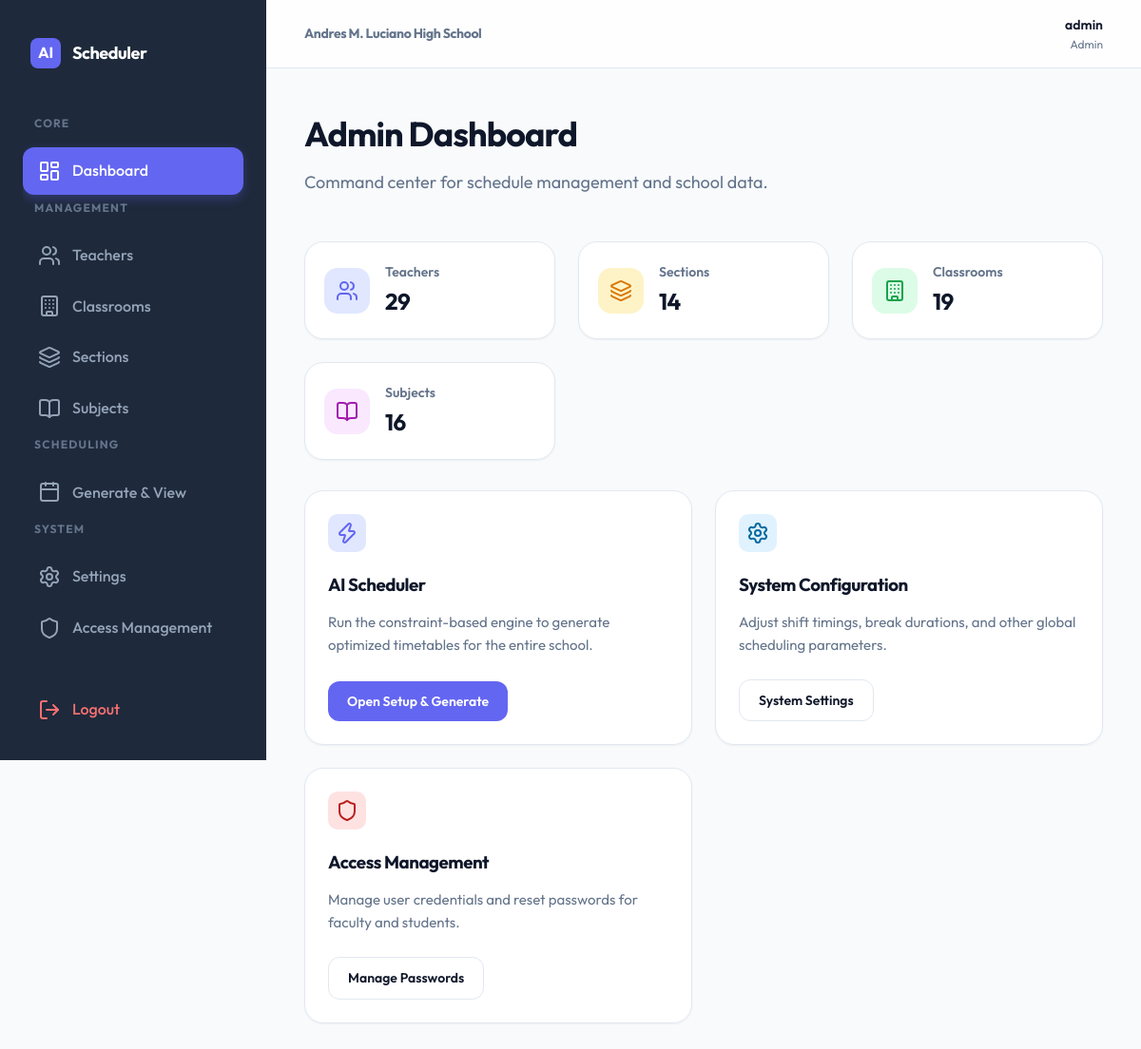
The page /admin (signed in) on the database its author committed.
### models.py (models this page shows)
class Setting(db.Model):
    id = db.Column(db.Integer, primary_key=True)
    key = db.Column(db.String(50), unique=True, nullable=False)
    value = db.Column(db.String(255), nullable=False)

class User(db.Model, UserMixin):
    id = db.Column(db.Integer, primary_key=True)
    username = db.Column(db.String(50), unique=True, nullable=False)
    password = db.Column(db.String(200), nullable=False)
    role = db.Column(db.String(20), nullable=False) # 'admin', 'teacher', 'student'
    related_id = db.Column(db.Integer, nullable=True) # ID of Teacher or Section etc.
    is_active = db.Column(db.Boolean, default=True)

### app.py (the view)
@app.route('/admin')
@login_required
def admin_dashboard():
    if current_user.role != 'admin':
        return redirect(url_for('index'))
    teachers = Teacher.query.all()
    sections = Section.query.all()
    classrooms = Classroom.query.all()
    subjects = Subject.query.all()
    return render_template('admin_dashboard.html',
                           teachers=teachers,
                           sections=sections,
                           classrooms=classrooms,
                           subjects=subjects)

### app.py (called while the page is built)
@login_manager.user_loader
def load_user(user_id):
    user = User.query.get(int(user_id))
    if user and user.is_active:
        return user
    return None

@app.context_processor
def inject_school_name():
    setting = Setting.query.filter_by(key='school_name').first()
    sy_setting = Setting.query.filter_by(key='school_year').first()
    return {
        'school_name': setting.value if setting else 'Andres M. Luciano High School',
        'school_year': sy_setting.value if sy_setting else 'S.Y. 2024-2025',
        'is_complete': is_complete
    }

### templates/admin_dashboard.html (shortened to what this page needs)
{% extends "base.html" %}
{% block content %}
<div class="dashboard-header" style="margin-bottom: 3rem;">
    <h1 style="font-size: 2.25rem; margin-bottom: 0.5rem;">Admin Dashboard</h1>
    <p style="color: var(--text-muted); font-size: 1.125rem;">Command center for schedule management and school data.</p>
</div>
<div class="stats-grid">
    <div class="card stat-card">
        <div class="stat-icon"><i data-lucide="users"></i></div>
        <div>
            <p style="font-size: 0.875rem; color: var(--text-muted); font-weight: 600;">Teachers</p>
            <h3 style="font-size: 1.5rem;">{{ teachers|length }}</h3>
        </div>
    </div>
    <div class="card stat-card">
        <div class="stat-icon" style="background: #fef3c7; color: #d97706;"><i data-lucide="layers"></i></div>
        <div>
            <p style="font-size: 0.875rem; color: var(--text-muted); font-weight: 600;">Sections</p>
            <h3 style="font-size: 1.5rem;">{{ sections|length }}</h3>
        </div>
    </div>
    <div class="card stat-card">
        <div class="stat-icon" style="background: #dcfce7; color: #16a34a;"><i data-lucide="building"></i></div>
        <div>
            <p style="font-size: 0.875rem; color: var(--text-muted); font-weight: 600;">Classrooms</p>
            <h3 style="font-size: 1.5rem;">{{ classrooms|length }}</h3>
        </div>
    </div>
    <div class="card stat-card">
        <div class="stat-icon" style="background: #fae8ff; color: #a21caf;"><i data-lucide="book-open"></i></div>
        <div>
            <p style="font-size: 0.875rem; color: var(--text-muted); font-weight: 600;">Subjects</p>
            <h3 style="font-size: 1.5rem;">{{ subjects|length }}</h3>
        </div>
    </div>
</div>
<div style="display: grid; grid-template-columns: repeat(auto-fit, minmax(300px, 1fr)); gap: 1.5rem; margin-bottom: 1.5rem;">
    <div class="card" style="display: flex; flex-direction: column; justify-content: space-between;">
        <div>
            <div style="width: 40px; height: 40px; background: var(--primary-light); color: var(--primary); border-radius: 10px; display: flex; align-items: center; justify-content: center; margin-bottom: 1.25rem;">
                <i data-lucide="zap"></i>
            </div>
            <h3 style="margin-bottom: 0.75rem;">AI Scheduler</h3>
            <p style="color: var(--text-muted); font-size: 0.9375rem; margin-bottom: 1.5rem;">Run the constraint-based engine to generate optimized timetables for the entire school.</p>
        </div>
        <a href="{{ url_for('admin_setup') }}" class="btn btn-primary" style="width: fit-content;">Open Setup & Generate</a>
    </div>
    <div class="card" style="display: flex; flex-direction: column; justify-content: space-between;">
        <div>
            <div style="width: 40px; height: 40px; background: #e0f2fe; color: #0369a1; border-radius: 10px; display: flex; align-items: center; justify-content: center; margin-bottom: 1.25rem;">
                <i data-lucide="settings"></i>
            </div>
            <h3 style="margin-bottom: 0.75rem;">System Configuration</h3>
            <p style="color: var(--text-muted); font-size: 0.9375rem; margin-bottom: 1.5rem;">Adjust shift timings, break durations, and other global scheduling parameters.</p>
        </div>
        <a href="{{ url_for('admin_settings') }}" class="btn btn-secondary" style="width: fit-content;">System Settings</a>
    </div>
    <div class="card" style="display: flex; flex-direction: column; justify-content: space-between;">
        <div>
            <div style="width: 40px; height: 40px; background: #fee2e2; color: #b91c1c; border-radius: 10px; display: flex; align-items: center; justify-content: center; margin-bottom: 1.25rem;">
                <i data-lucide="shield"></i>
            </div>
            <h3 style="margin-bottom: 0.75rem;">Access Management</h3>
            <p style="color: var(--text-muted); font-size: 0.9375rem; margin-bottom: 1.5rem;">Manage user credentials and reset passwords for faculty and students.</p>
        </div>
        <a href="{{ url_for('admin_change_password') }}" class="btn btn-secondary" style="width: fit-content;">Manage Passwords</a>
    </div>
</div>
{% endblock %}

### templates/base.html (shortened to what this page needs)
<!DOCTYPE html>
<html lang="en">
<head>
    <link rel="stylesheet" href="{{ url_for('static', filename='style.css') }}">
</head>
<body class="{% if not current_user.is_authenticated %}login-body{% endif %}">
    {% if current_user.is_authenticated %}
    <div class="app-wrapper">
        <aside class="sidebar" id="sidebar">
            <div class="sidebar-header">
                <div class="sidebar-logo">AI</div>
                <h2 style="color: white; font-size: 1.125rem;">Scheduler</h2>
            </div>
            <nav class="sidebar-nav">
                <span class="nav-label">Core</span>
                {% if current_user.role == 'admin' %}
                    <a href="{{ url_for('admin_dashboard') }}" class="nav-item">
                        <i data-lucide="layout-dashboard"></i> Dashboard
                    </a>
                    <span class="nav-label">Management</span>
                    <a href="{{ url_for('admin_teachers') }}" class="nav-item">
                        <i data-lucide="users"></i> Teachers
                    </a>
                    <a href="{{ url_for('admin_classrooms') }}" class="nav-item">
                        <i data-lucide="building"></i> Classrooms
                    </a>
                    <a href="{{ url_for('admin_sections') }}" class="nav-item">
                        <i data-lucide="layers"></i> Sections
                    </a>
                    <a href="{{ url_for('admin_subjects') }}" class="nav-item">
                        <i data-lucide="book-open"></i> Subjects
                    </a>
                    <span class="nav-label">Scheduling</span>
                    <a href="{{ url_for('admin_setup') }}" class="nav-item">
                        <i data-lucide="calendar"></i> Generate & View
                    </a>
                    <span class="nav-label">System</span>
                    <a href="{{ url_for('admin_settings') }}" class="nav-item">
                        <i data-lucide="settings"></i> Settings
                    </a>
                    <a href="{{ url_for('admin_change_password') }}" class="nav-item">
                        <i data-lucide="shield"></i> Access Management
                    </a>
                {% elif current_user.role == 'teacher' %}
                    <a href="{{ url_for('teacher_dashboard') }}" class="nav-item">
                        <i data-lucide="layout-dashboard"></i> Dashboard
                    </a>
                {% elif current_user.role == 'student' %}
                    <a href="{{ url_for('student_dashboard') }}" class="nav-item">
                        <i data-lucide="layout-dashboard"></i> Dashboard
                    </a>
                {% endif %}
            </nav>
            <div style="margin-top: auto; padding-top: 2rem;">
                <a href="{{ url_for('logout') }}" class="nav-item" style="color: #f87171;">
                    <i data-lucide="log-out"></i> Logout
                </a>
            </div>
        </aside>
        <main class="main-content">
            <header class="topbar">
                <div class="topbar-left" style="display: flex; align-items: center; gap: 1rem;">
                    <h3 style="font-size: 0.875rem; color: var(--text-muted);">{{ school_name }}</h3>
                </div>
                <div class="topbar-right" style="display: flex; align-items: center; gap: 1rem;">
                    <div style="text-align: right;">
                        <p style="font-size: 0.875rem; font-weight: 600;">{{ current_user.username }}</p>
                        <p style="font-size: 0.75rem; color: var(--text-muted);">{{ current_user.role|capitalize }}</p>
                    </div>
                </div>
            </header>
            <div class="page-container" id="content">
                {% block content %}{% endblock %}
            </div>
        </main>
    </div>
    {% else %}
        {% block login_content %}{% endblock %}
    {% endif %}
</body>
</html>

### static/style.css (style rules this page uses)
:root { --primary: #6366f1; --primary-hover: #4f46e5; --primary-light: #e0e7ff; --secondary: #64748b; --bg-main: #f8fafc; --sidebar-bg: #1e293b; --card-bg: rgba(255, 255, 255, 0.95); --border: #e2e8f0; --text-main: #0f172a; --text-muted: #64748b; --success: #10b981; --error: #ef4444; --warning: #f59e0b; --shadow-sm: 0 1px 2px 0 rgb(0 0 0 / 0.05); --shadow-md: 0 4px 6px -1px rgb(0 0 0 / 0.1), 0 2px 4px -2px rgb(0 0 0 / 0.1); --shadow-lg: 0 10px 15px -3px rgb(0 0 0 / 0.1), 0 4px 6px -4px rgb(0 0 0 / 0.1); --glass-shadow: 0 8px 32px 0 rgba(31, 38, 135, 0.07); --transition: all 0.3s cubic-bezier(0.4, 0, 0.2, 1); }
* { margin: 0; padding: 0; box-sizing: border-box; }
body { font-family: 'Outfit', 'Inter', sans-serif; background-color: var(--bg-main); color: var(--text-main); line-height: 1.6; overflow-x: hidden; }
h1, h2, h3, h4 { font-weight: 700; letter-spacing: -0.025em; color: var(--text-main); }
.app-wrapper { display: flex; min-height: 100vh; }
.sidebar { width: 280px; background: var(--sidebar-bg); color: white; padding: 1.5rem; position: fixed; height: 100vh; z-index: 50; transition: var(--transition); display: flex; flex-direction: column; }
.sidebar-header { padding: 1rem 0.5rem; margin-bottom: 2rem; display: flex; align-items: center; gap: 0.75rem; }
.sidebar-logo { width: 32px; height: 32px; background: var(--primary); border-radius: 8px; display: flex; align-items: center; justify-content: center; font-weight: bold; }
.nav-label { text-transform: uppercase; font-size: 0.75rem; font-weight: 700; color: var(--secondary); letter-spacing: 0.1em; padding-left: 0.75rem; margin-bottom: 1rem; display: block; }
.sidebar-nav { flex: 1; overflow-y: auto; padding-right: 0.5rem; margin-right: -0.5rem; }
.nav-item { display: flex; align-items: center; gap: 0.75rem; color: #94a3b8; text-decoration: none; padding: 0.75rem 1rem; border-radius: 12px; font-weight: 500; transition: var(--transition); margin-bottom: 0.25rem; }
.nav-item.active { background: var(--primary); color: white; box-shadow: 0 4px 12px rgba(99, 102, 241, 0.3); }
.main-content { flex: 1; margin-left: 280px; min-width: 0; display: flex; flex-direction: column; }
.topbar { height: 72px; background: rgba(255, 255, 255, 0.8); backdrop-filter: blur(12px); border-bottom: 1px solid var(--border); display: flex; align-items: center; justify-content: space-between; padding: 0 2.5rem; position: sticky; top: 0; z-index: 40; }
.page-container { padding: 2.5rem; max-width: 1400px; margin: 0 auto; width: 100%; }
.card { background: var(--card-bg); border: 1px solid var(--border); border-radius: 20px; padding: 1.5rem; box-shadow: var(--shadow-sm); transition: var(--transition); }
.btn { display: inline-flex; align-items: center; justify-content: center; gap: 0.5rem; padding: 0.625rem 1.25rem; border-radius: 12px; font-weight: 600; font-size: 0.875rem; cursor: pointer; transition: var(--transition); border: none; text-decoration: none; }
.btn-primary { background: var(--primary); color: white; }
.btn-secondary { background: white; border: 1px solid var(--border); color: var(--text-main); }
.stats-grid { display: grid; grid-template-columns: repeat(auto-fit, minmax(240px, 1fr)); gap: 1.5rem; margin-bottom: 2rem; }
.stat-card { padding: 1.25rem; display: flex; align-items: center; gap: 1rem; }
.stat-icon { width: 48px; height: 48px; background: var(--primary-light); color: var(--primary); border-radius: 14px; display: flex; align-items: center; justify-content: center; font-size: 1.25rem; }

### rows shown on the page
Setting: value "Andres M. Luciano High School"
User: username "admin", role "Admin"

### other values the page prints
{{ teachers|length }} "29"
{{ sections|length }} "14"
{{ classrooms|length }} "19"
{{ subjects|length }} "16"
